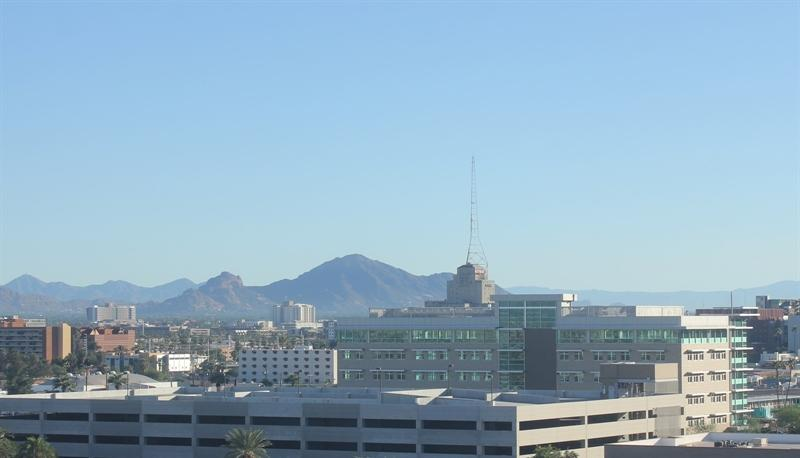
#> input picture JS06/images/images/test/day/20151101_152050.jpg, 800 x 458 px; its folder holds only this picture in this run
$ jupyter execute --allow-errors LabAssignment.ipynb
#> lines starting #> are read from the running program, lines starting #| are printed output that depends on the picture; long printed decimals are rounded
# Lab Assignment — Support Vector Machine (SVM)

[cell 1]
# Import pustaka yang dibutuhkan
from pathlib import Path

import cv2
import numpy as np
import pandas as pd

from sklearn.metrics import accuracy_score, classification_report, confusion_matrix
from sklearn.model_selection import GridSearchCV, train_test_split
from sklearn.pipeline import make_pipeline
from sklearn.preprocessing import StandardScaler
from sklearn.svm import SVC

# Lokasi data
def find_data_dir():
    # cari folder yang memuat voice.csv (cwd atau folder induknya)
    for base in [Path.cwd(), *Path.cwd().parents]:
        if (base / "voice.csv").exists():
            return base
    return Path.cwd()


BASE_DIR = find_data_dir()
csv_path = BASE_DIR / "voice.csv"
image_root = BASE_DIR / "images" / "images"

print("Base folder  :", BASE_DIR)
print("CSV ditemukan:", csv_path.exists())
print("Folder gambar ditemukan:", image_root.exists())

## Bagian 1 — SVM pada `voice.csv`

### 1.1 Memuat dan mengecek data

#> (a cell that did not finish here is left out)

#> (a cell that did not finish here is left out)

#> (a cell that did not finish here is left out)

## Bagian 2 — Klasifikasi Siang/Malam

[cell 5]
# Kumpulkan seluruh gambar daytime & nighttime (training + test) dari Praktikum 5
image_files = sorted(
    p
    for p in image_root.rglob("*")
    if p.is_file()
    and p.suffix.lower() in {".jpg", ".jpeg", ".png"}
    and not p.name.startswith("._")          # abaikan file resource-fork macOS
    and p.parent.name in {"day", "night"}
)

y_img = np.array([p.parent.name for p in image_files])

print("Jumlah gambar :", len(y_img))
print("Distribusi kelas:")
print(pd.Series(y_img).value_counts())

[cell 6]
def extract_hsv_histogram(image_path, bins=32, size=(256, 256)):
    # Ekstraksi fitur histogram HSV (32 bin per kanal) dari sebuah gambar
#> called with bins = 32, size = (256, 256)
    image = cv2.imread(str(image_path))
#> image is the input picture: shape (458, 800, 3); mean B, G, R 193.1, 173.9, 145.1
    if image is None:
        raise ValueError(f"Gambar tidak dapat dibaca: {image_path}")

    image = cv2.resize(image, size)
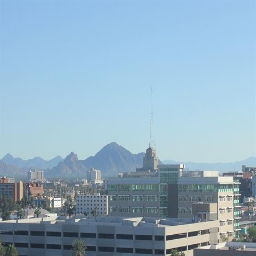
#> image: shape (256, 256, 3); mean B, G, R 193, 173.8, 145.1
    hsv = cv2.cvtColor(image, cv2.COLOR_BGR2HSV)
#> hsv: shape (256, 256, 3); mean H, S, V 97.2, 65, 194.3

    features = []
    for channel in range(3):
        value_range = [0, 180] if channel == 0 else [0, 256]
        hist = cv2.calcHist([hsv], [channel], None, [bins], value_range)
        hist = cv2.normalize(hist, hist).flatten()
        features.extend(hist)
#> after the loop, features = 96 values, max 0.868 at index 18, min 0 at index 50, mean 0.0733

    return features


X_hist = np.asarray([extract_hsv_histogram(path) for path in image_files])
#> call 2 of extract_hsv_histogram, with bins = 32, size = (256, 256)
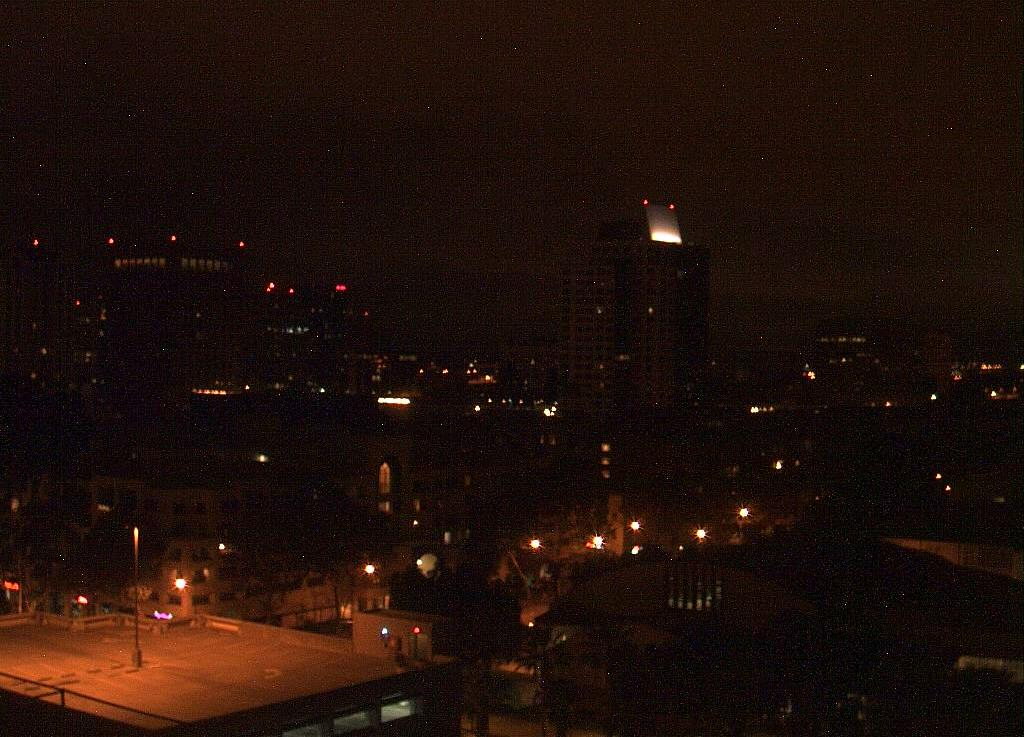
#> input picture JS06/images/images/test/night/20151101_072507.jpg, 1024 x 737 px
#> in extract_hsv_histogram, image is the input picture: shape (737, 1024, 3); mean B, G, R 10.4, 16.3, 32.7
#> in extract_hsv_histogram (call 2), `image = cv2.resize(image, size)`:
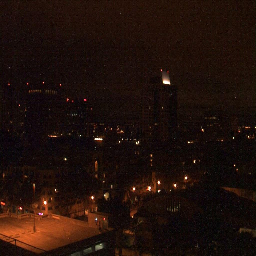
#> image: shape (256, 256, 3); mean B, G, R 10.4, 16.3, 32.8
#> in extract_hsv_histogram (call 2), `hsv = cv2.cvtColor(image, cv2.COLOR_BGR2HSV)`: hsv: shape (256, 256, 3); mean H, S, V 27.6, 170.1, 32.8
#> after the loop in extract_hsv_histogram (call 2), `for channel in range(3):`: features = 96 values, max 0.814 at index 1, min 0 at index 15, mean 0.0859
y_img = np.asarray([p.parent.name for p in image_files])

print("Shape fitur histogram:", X_hist.shape)
#| Shape fitur histogram: (2, 96)
print("Contoh nilai fitur (5 fitur pertama):", X_hist[0][:5])
#| Contoh nilai fitur (5 fitur pertama): [0.004062 0.006383 0.008427 0.03648 0.01766 ]
